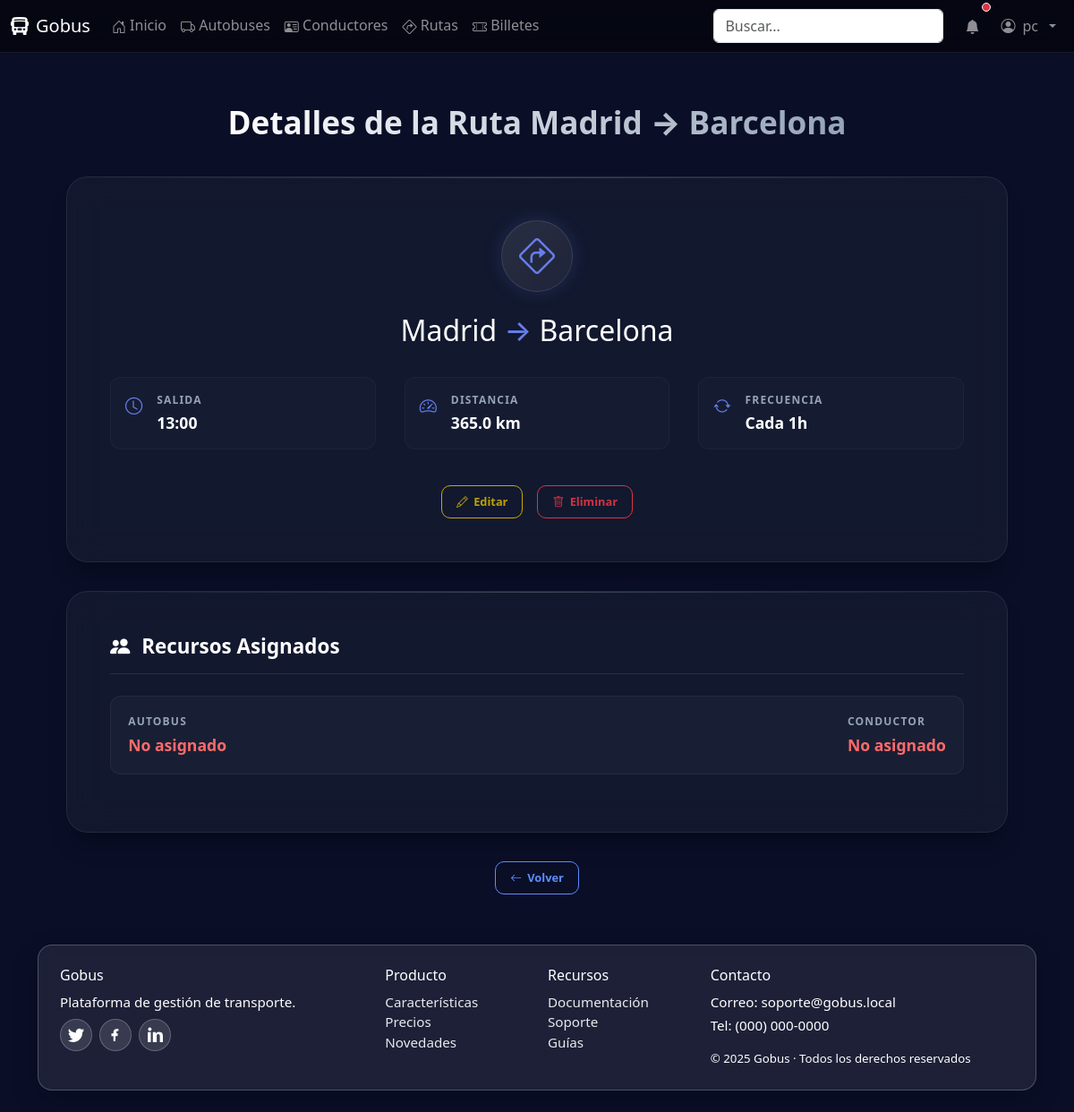
Page /rutas/1/ (signed in) on the earlier database version.
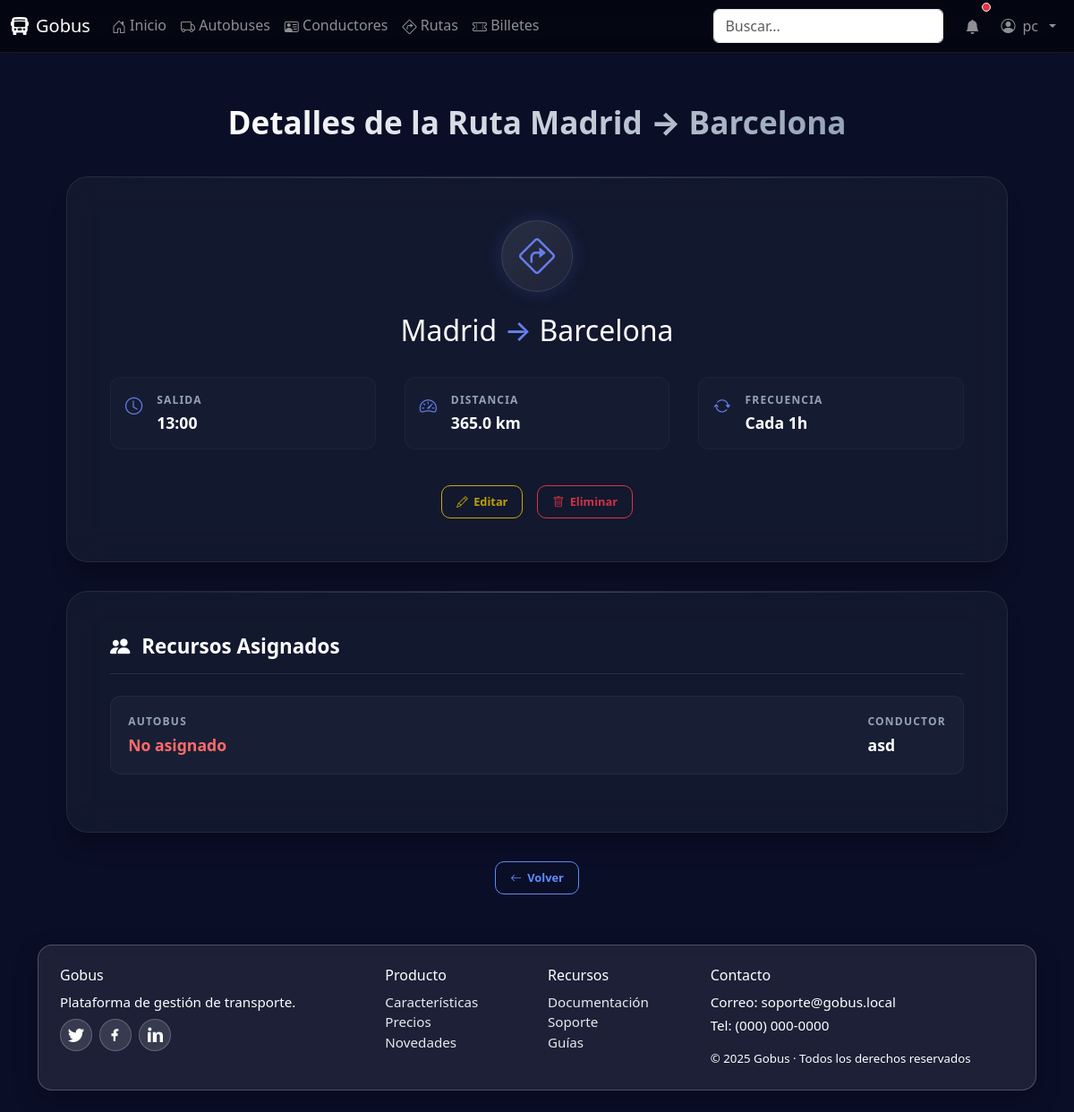
Same page on the later database version.
### core/models.py (models this page shows, shortened)
class Ruta(models.Model):
    origen = models.CharField(max_length=120)
    destino = models.CharField(max_length=120)
    paradas = models.JSONField(blank=True, default=list, help_text="Lista de paradas intermedias")
    distancia = models.FloatField(help_text="Distancia en km")
    autobus = models.ForeignKey(Autobus, on_delete=models.SET_NULL, null=True, blank=True, related_name="rutas")
    conductor = models.ForeignKey(Conductor, on_delete=models.SET_NULL, null=True, blank=True, related_name="rutas")
    hora_salida = models.DateTimeField()
    frecuencia = models.CharField(max_length=50, help_text="Ej: Diario, Semanal, Cada 30 min")

class Conductor(models.Model):
    nombre = models.CharField(max_length=150)
    licencia = models.CharField(max_length=50, unique=True)

### core/views.py (the view)
# urls.py: path('rutas/<int:pk>/', views.ruta_detail, name='ruta_detail'),
@login_required
def ruta_detail(request, pk):
    ruta = get_object_or_404(Ruta, pk=pk)
    billetes = ruta.billetes.all().order_by('-fecha_compra')
    context = {
        'ruta': ruta,
        'billetes': billetes,
        'title': f'Detalles de la Ruta {ruta.origen} → {ruta.destino}'
    }
    return render(request, 'core/ruta/ruta_detail.html', context)

### core/templates/core/ruta/ruta_detail.html
{% extends 'base.html' %}
{% load static %}
{% block head_extra %}
<link href="{% static 'core/css/home-modern.css' %}" rel="stylesheet">
<link href="{% static 'core/css/crud.css' %}" rel="stylesheet">
{% endblock %}
{% block content %}
<div class="detail-container">
  <div class="detail-header"><h1 class="detail-title">{{ title }}</h1></div>
  <div class="glass-card">
    <div class="main-icon-circle"><i class="bi bi-sign-turn-right"></i></div>
    <div style="text-align: center; margin-bottom: 1rem;">
        <h2 style="color: white;">{{ ruta.origen }} <span style="color: #667eea;">&rarr;</span> {{ ruta.destino }}</h2>
    </div>
    <div class="info-grid">
      <div class="info-item">
        <div class="info-icon"><i class="bi bi-clock"></i></div>
        <div class="info-content"><span class="info-label">Salida</span><div class="info-value">{{ ruta.hora_salida|date:"H:i" }}</div></div>
      </div>
      <div class="info-item">
        <div class="info-icon"><i class="bi bi-speedometer2"></i></div>
        <div class="info-content"><span class="info-label">Distancia</span><div class="info-value">{{ ruta.distancia }} km</div></div>
      </div>
      <div class="info-item">
        <div class="info-icon"><i class="bi bi-arrow-repeat"></i></div>
        <div class="info-content"><span class="info-label">Frecuencia</span><div class="info-value">{{ ruta.frecuencia }}</div></div>
      </div>
    </div>
    <div class="action-buttons">
      <a href="{% url 'ruta_edit' ruta.pk %}" class="btn-action btn-edit"><i class="bi bi-pencil"></i> Editar</a>
      <a href="{% url 'ruta_delete' ruta.pk %}" class="btn-action btn-delete"><i class="bi bi-trash"></i> Eliminar</a>
    </div>
  </div>
  <div class="glass-card">
     <h3 class="section-title"><i class="bi bi-people-fill"></i> Recursos Asignados</h3>
     <div class="list-item-card">
        <div>
            <span class="info-label">Autobus</span>
            {% if ruta.autobus %}
                <div class="info-value">{{ ruta.autobus.matricula }}</div>
            {% else %}
                <div class="info-value" style="color: #ff6a6a;">No asignado</div>
            {% endif %}
        </div>
        <div>
            <span class="info-label">Conductor</span>
            {% if ruta.conductor %}
                <div class="info-value">{{ ruta.conductor.nombre }}</div>
            {% else %}
                <div class="info-value" style="color: #ff6a6a;">No asignado</div>
            {% endif %}
        </div>
     </div>
  </div>
  <div style="text-align: center;">
    <a href="{% url 'ruta_list' %}" class="btn-action btn-view"><i class="bi bi-arrow-left"></i> Volver</a>
  </div>
</div>
{% endblock %}

Differences in the rows shown:
changed Ruta "Madrid": conductor_id empty → 2 (drawn); conductor.nombre (not shown) → "asd"
Other differences:
text no longer shown: "No asignado"
